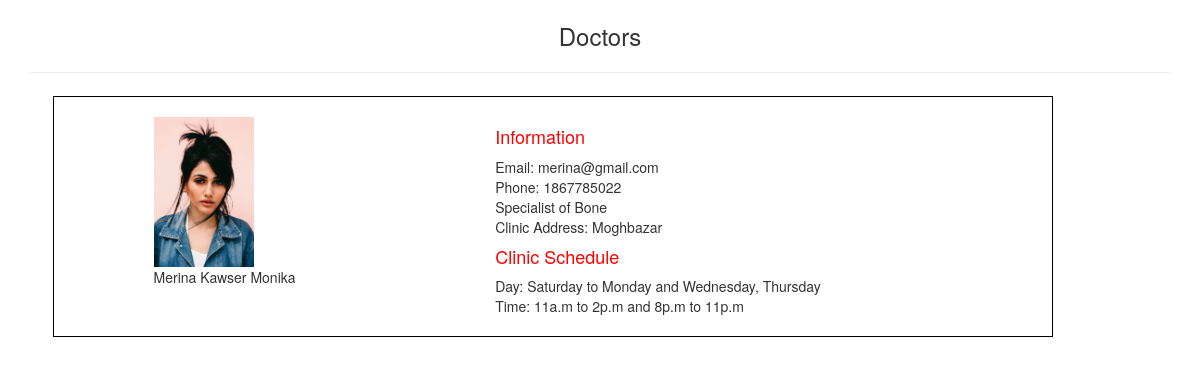
The page /department/bone.php on the database its author committed.
### tables this page shows
CREATE TABLE `doctor` (
  `id` int(11) NOT NULL,
  `name` varchar(64) NOT NULL,
  `email` varchar(64) NOT NULL,
  `phone` int(16) NOT NULL,
  `gender` varchar(64) NOT NULL,
  `specialist` varchar(64) NOT NULL,
  `clinic_address` varchar(64) NOT NULL,
  `bmdc` int(20) NOT NULL,
  `file` varchar(64) NOT NULL,
  `password` varchar(64) NOT NULL,
  `status` varchar(64) NOT NULL,
  `s_day` varchar(64) NOT NULL,
  `s_time` varchar(64) NOT NULL
);

### department/bone.php (the view, shortened to what this page needs)
<?php
    include("../header.php");
    include("../connection.php");
?>
<body>
  <div class="container">
    <h3 style="margin: 2%; text-align:center;">Doctors</h3>
    <hr>
  <?php
             $sql = "SELECT* FROM `doctor` WHERE  `status`='Accepted' and `specialist`='bone'";
             $query = mysqli_query($con, $sql);
             $row = mysqli_num_rows($query);
             if($row>0){
                 while($data=mysqli_fetch_assoc($query)){
                    ?>
                    <div style="display: flex; border: 1px solid black; width: 1000px; margin: 2%">
                        <div style="margin: 2% 10%;">
                            <img src="../Doctor/profile/<?php echo $data['file'];?>" alt="profile" style="width:100px; height:auto;">
                            <div><?php echo $data['name'];?></div>
                        </div>
                        <div style="margin: 2% 10%;">
                        <h4 style='color:red;'>Information</h4>
                            <?php
                                echo "Email: ".$data['email'] . "<br>" .
                                "Phone: ".$data['phone'] . "<br>" .
                                "Specialist of " . $data['specialist'] . "<br>".
                                "Clinic Address: " . $data['clinic_address'];
                                echo "<br>" . "<h4 style='color:red;'>Clinic Schedule</h4>" ;
                                echo "Day: " . $data['s_day'] . "<br>" .
                                "Time: " . $data['s_time'];
                            ?>
                        </div>
                    </div>
                    <?php
                 }
             }
        ?>
    </div>
</body>

### rows shown on the page
doctor: file (picture), name "Merina Kawser Monika", email "merina@gmail.com", phone "1867785022", specialist "Bone", clinic_address "Moghbazar", s_day "Saturday to Monday and Wednesday, Thursday", s_time "11a.m to 2p.m and 8p.m to 11p.m"
